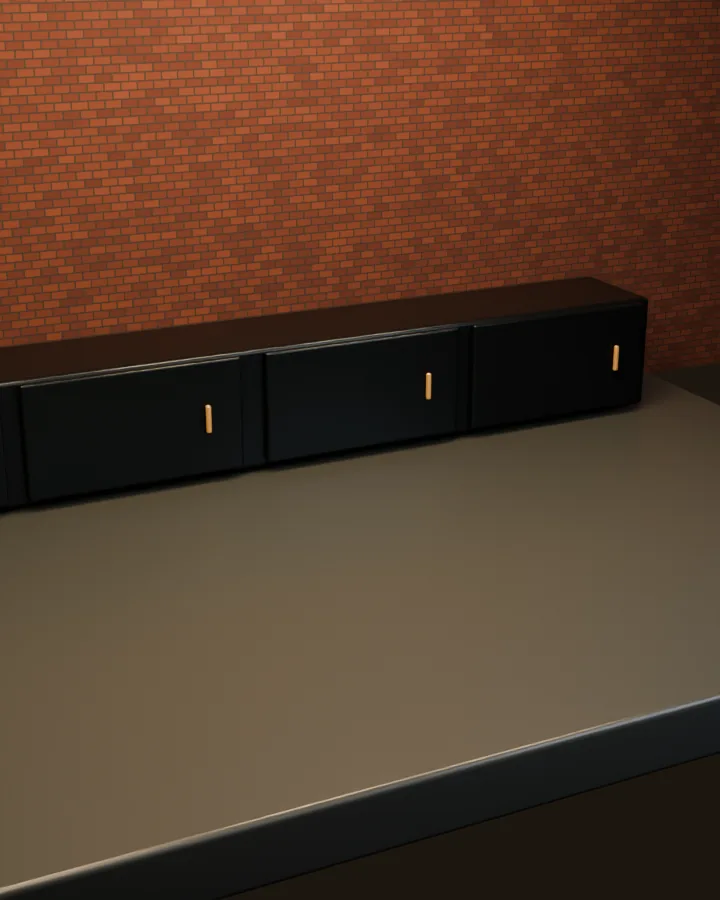
#> input picture story-site/assets/animatic/00-kitchen.webp, 720 x 900 px, given in place of 00-kitchen.png, which was not available
$ python make_animatic_contact_sheet.py
#> lines starting #> are read from the running program, lines starting #| are printed output that depends on the picture
"""Build a labeled contact sheet from the rendered animatic chapter frames."""
from pathlib import Path
from PIL import Image, ImageDraw, ImageFont

ROOT = Path(__file__).resolve().parent.parent
FRAME_DIR = ROOT / "renders" / "animatic"
OUTPUT = ROOT / "renders" / "juicebuilder-animatic-contact-sheet-v2.png"
WEB_ASSETS = ROOT / "story-site" / "assets" / "animatic"
WEB_ASSETS.mkdir(parents=True, exist_ok=True)
chapters = [
    ("00-kitchen.png", "THE KITCHEN"), ("01-lemon.png", "01 / LEMON"),
    ("02-lime.png", "02 / LIME"), ("03-apple.png", "03 / APPLE"),
    ("04-aloe-vera.png", "04 / ALOE VERA"), ("05-kiwi.png", "05 / KIWI"),
    ("06-dandelion.png", "06 / DANDELION"), ("07-okra.png", "07 / OKRA"),
    ("08-whirl.png", "THE WHIRL"), ("09-blend.png", "THE BLEND"),
    ("10-pour.png", "THE POUR"),
]

columns = 3
cell_w, cell_h = 260, 370
gap = 18
top = 82
rows = (len(chapters) + columns - 1) // columns
canvas = Image.new("RGB", (columns * cell_w + (columns + 1) * gap, top + rows * cell_h + (rows + 1) * gap), "#171a16")
draw = ImageDraw.Draw(canvas)
font_path = Path("C:/Windows/Fonts/arial.ttf")
title_font = ImageFont.truetype(str(font_path), 22) if font_path.exists() else ImageFont.load_default()
label_font = ImageFont.truetype(str(font_path), 14) if font_path.exists() else ImageFont.load_default()
draw.text((gap, 22), "JUICEBUILDER / STORY ANIMATIC", font=title_font, fill="#eef0e6")
draw.text((canvas.width - 220, 29), "LOW-DETAIL BLOCKOUT", font=label_font, fill="#d5e267")

for index, (filename, label) in enumerate(chapters):
    source = Image.open(FRAME_DIR / filename).convert("RGB")
#> source is the input picture: PIL image 720x900 RGB; mean R, G, B 87.4, 61.1, 43.5
    source.thumbnail((cell_w, cell_h - 26), Image.Resampling.LANCZOS)
#> source: PIL image 260x325 RGB
    web_name = Path(filename).stem + ".webp"
    Image.open(FRAME_DIR / filename).convert("RGB").save(WEB_ASSETS / web_name, "WEBP", quality=82, method=6)
    col, row = index % columns, index // columns
    x, y = gap + col * (cell_w + gap), top + gap + row * (cell_h + gap)
    canvas.paste(source, (x, y))
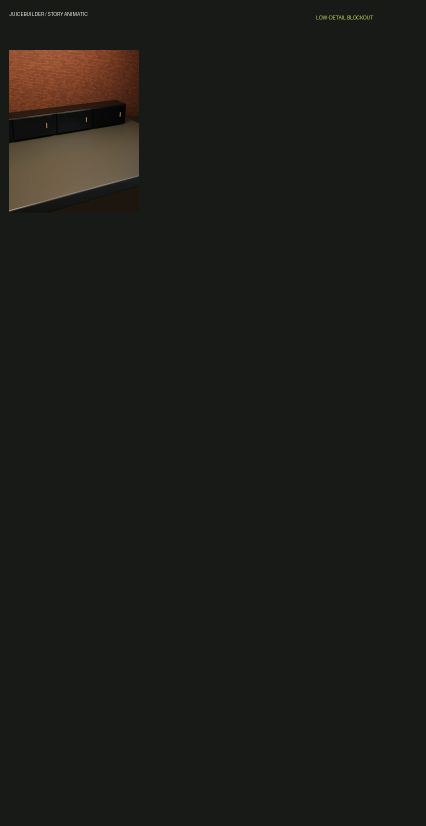
#> canvas: PIL image 852x1652 RGB (shown at 1/2 size); mean R, G, B 27, 28.2, 23.4
    draw.rectangle((x, y + cell_h - 25, x + cell_w, y + cell_h), fill="#23271f")
    draw.text((x + 8, y + cell_h - 21), label, font=label_font, fill="#eef0e6")
#> pass 2 of the loop `for index, (filename, label) in enumerate(chapters):`:
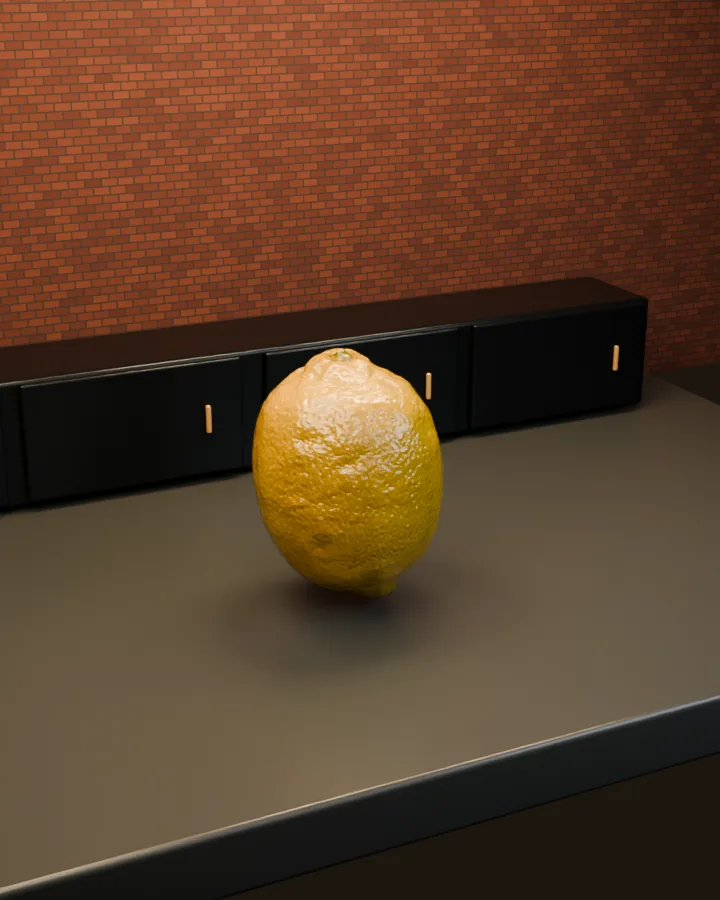
#> input picture story-site/assets/animatic/01-lemon.webp, 720 x 900 px, given in place of 01-lemon.png, which was not available
#> source is the input picture: PIL image 720x900 RGB; mean R, G, B 91.8, 63.6, 42.3
#> source: PIL image 260x325 RGB
#> `canvas.paste(source, (x, y))`:
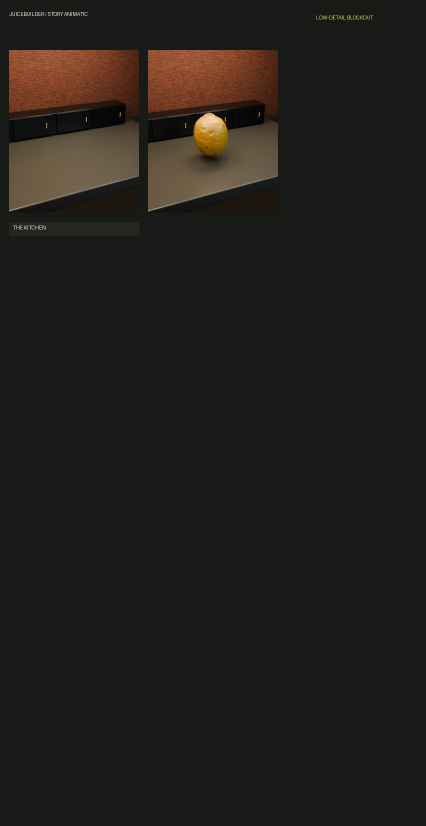
#> canvas: PIL image 852x1652 RGB (shown at 1/2 size); mean R, G, B 31.2, 30.5, 24.6
#> pass 3 of the loop `for index, (filename, label) in enumerate(chapters):`:
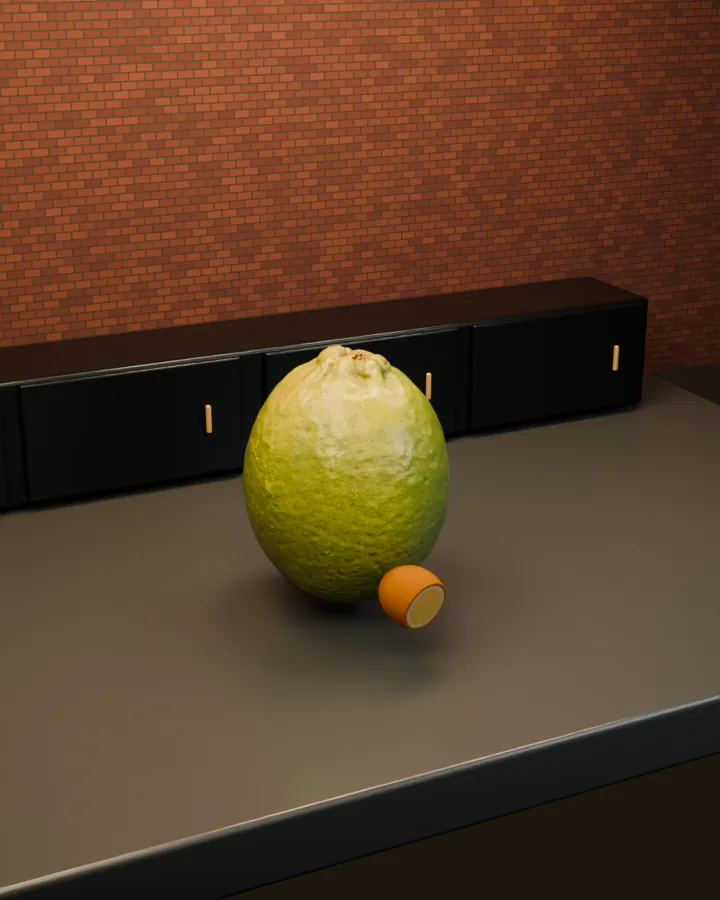
#> input picture story-site/assets/animatic/02-lime.webp, 720 x 900 px, given in place of 02-lime.png, which was not available
#> source is the input picture: PIL image 720x900 RGB; mean R, G, B 90.7, 64, 41.7
#> source: PIL image 260x325 RGB
#> `canvas.paste(source, (x, y))`:
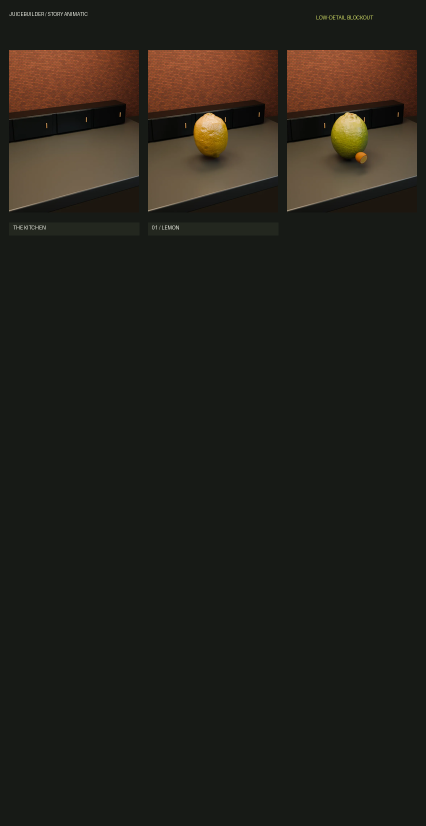
#> canvas: PIL image 852x1652 RGB (shown at 1/2 size); mean R, G, B 35.3, 32.9, 25.9
#> (the run stopped early here; a loop or call above may not have finished)
